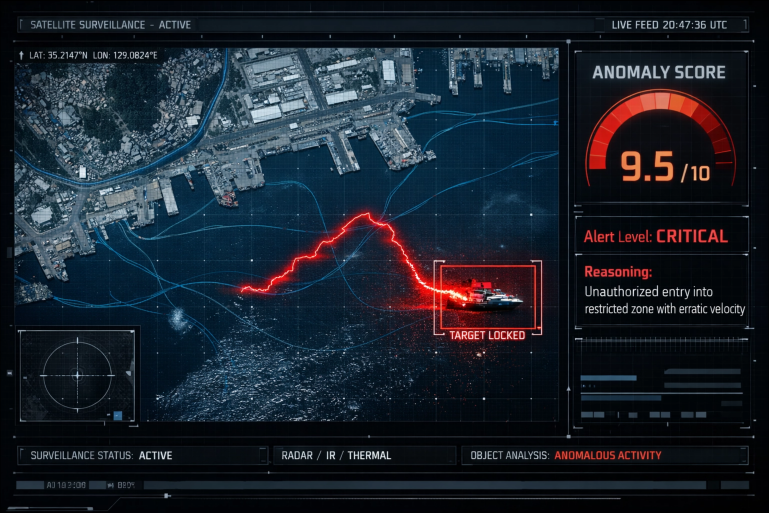
#> input picture anomaly_detection_dashboard.png, 1538 x 1026 px (shown at 1/2 size)
$ python -i preprocessing.py   (imports and definitions only)
#> lines starting #> are read from the running program, lines starting #| are printed output that depends on the picture
#> further down, picture is the input picture: shape (1026, 1538, 3); mean B, G, R 44.2, 34, 26.3
"""
Preprocessing module for SAR and Optical satellite imagery.

Handles:
  - Geography-aware region classification
  - SAR speckle filtering
  - Image normalization & resizing
  - Multi-modal fusion (SAR + Optical)
"""

import numpy as np
import cv2
import os
import logging
from typing import List, Tuple, Dict, Optional

logger = logging.getLogger(__name__)


# ═══════════════════════════════════════════════════════════════════════════
# Data preprocessing — geography classification and image fusion
# ═══════════════════════════════════════════════════════════════════════════

# ── Geography-aware class pools ──────────────────────────────────────────
# Ships only appear when there is water; inland regions never spawn ships.

_MARITIME_KEYWORDS = [
    "spratly", "paracel",
    "open ocean", "mid-ocean", "deep sea",
]
_COASTAL_KEYWORDS = [
    "mumbai", "chennai", "kolkata", "visakhapatnam", "vizag",
    "kochi", "goa", "karachi", "colombo", "dhaka", "chittagong",
    "shanghai", "hong kong", "singapore", "istanbul", "cyprus",
    "hormuz", "aden", "suez", "malacca",
    "coastal", "littoral", "beach", "shore", "delta",
    "gujarat", "canal", "egypt", "uae", "persian", "gulf",
    "sea", "ocean", "strait", "bay", "channel", "harbor",
    "harbour", "port", "island", "andaman", "taiwan", "creek",
    "mediterranean", "mandeb", "red sea", "naval",
]
_MOUNTAIN_KEYWORDS = [
    "ladakh", "siachen", "glacier", "doklam", "sikkim",
    "arunachal", "himalaya", "karakoram", "mountain", "tawang",
]
_LAND_BORDER_KEYWORDS = [
    "dmz", "korea", "donbas", "ukraine", "russia",
    "border", "bihar", "manipur", "bangladesh", "nepal",
    "pakistan", "punjab",
]
_DESERT_KEYWORDS = [
    "rajasthan", "thar", "desert",
]

ALL_CLASS_NAMES = [
    "vehicle", "aircraft", "ship", "armored_vehicle",
    "personnel", "helicopter", "radar_installation", "missile_launcher",
    "uav_drone", "submarine", "artillery", "supply_depot",
    "bunker", "airstrip", "naval_vessel", "tank",
]

# Class pools per region type
# NOTE: "ship" and "naval_vessel" appear ONLY in the maritime pool.
# Coastal regions have predominantly land units with limited naval presence.
_CLASS_POOLS = {
    "land":     ["vehicle", "aircraft", "armored_vehicle", "personnel",
                 "helicopter", "radar_installation", "missile_launcher",
                 "uav_drone", "artillery", "supply_depot", "tank"],
    "coastal":  ["ship", "naval_vessel", "vehicle", "aircraft", "armored_vehicle",
                 "personnel", "helicopter", "radar_installation", "missile_launcher",
                 "uav_drone", "supply_depot", "bunker"],
    "maritime": ["ship", "aircraft", "helicopter",
                 "submarine", "naval_vessel", "uav_drone"],
    "mountainous": ["vehicle", "armored_vehicle", "personnel",
                     "helicopter", "radar_installation", "missile_launcher",
                     "artillery", "bunker", "supply_depot"],
    "desert":   ["vehicle", "aircraft", "armored_vehicle", "personnel",
                 "helicopter", "missile_launcher", "tank",
                 "uav_drone", "artillery", "airstrip"],
}


# [67 lines left out: functions classify_region_type, apply_lee_filter, normalize_image, not called in this run]


def resize_image(image: np.ndarray, target_size: Tuple[int, int]) -> np.ndarray:
    """Resize image to target (width, height)."""
    return cv2.resize(image, target_size, interpolation=cv2.INTER_LINEAR)


def enhance_optical(image: np.ndarray) -> np.ndarray:
    """Enhance optical satellite image for clear object visibility.
    Applies CLAHE contrast enhancement + unsharp mask sharpening."""
    if image is None or image.size == 0:
        return image
    img = image.copy()
    if img.dtype != np.uint8:
        img = np.clip(img, 0, 255).astype(np.uint8)

    # CLAHE on L channel (preserves color, boosts local contrast)
    if len(img.shape) == 3 and img.shape[2] == 3:
        lab = cv2.cvtColor(img, cv2.COLOR_BGR2LAB)
#> lab: shape (1026, 1538, 3); mean of channels 0, 1, 2 35, 128.7, 121.8
        clahe = cv2.createCLAHE(clipLimit=3.0, tileGridSize=(8, 8))
        lab[:, :, 0] = clahe.apply(lab[:, :, 0])
#> lab: shape (1026, 1538, 3); mean of channels 0, 1, 2 61.2, 128.7, 121.8
        img = cv2.cvtColor(lab, cv2.COLOR_LAB2BGR)
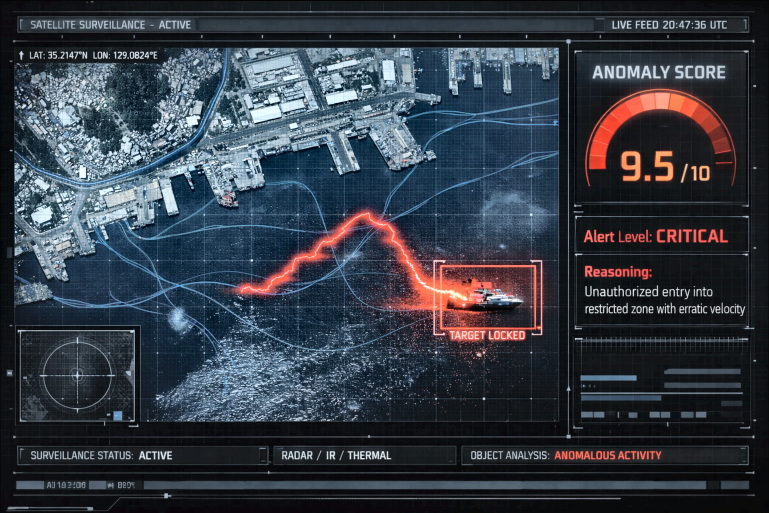
#> img: shape (1026, 1538, 3) (shown at 1/2 size); mean B, G, R 69.1, 59.3, 52.6
    else:
        clahe = cv2.createCLAHE(clipLimit=3.0, tileGridSize=(8, 8))
        img = clahe.apply(img)

    # Unsharp mask: sharpen edges to make objects pop
    blurred = cv2.GaussianBlur(img, (0, 0), sigmaX=2.0)
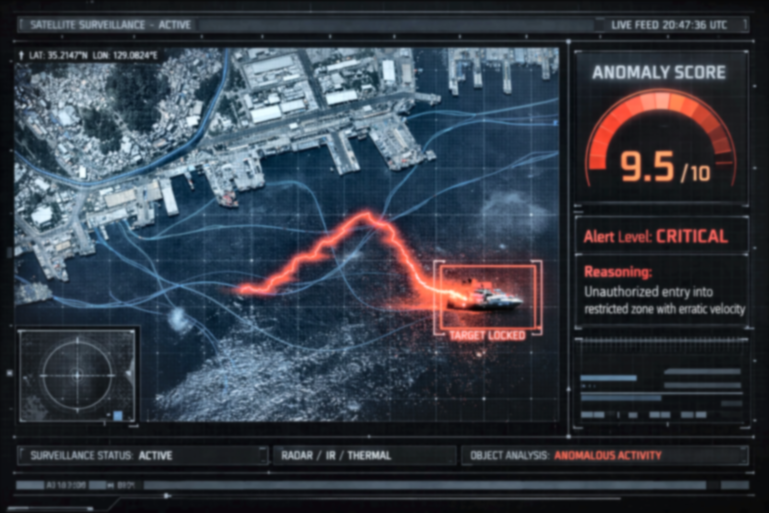
#> blurred: shape (1026, 1538, 3) (shown at 1/2 size); mean B, G, R 69.2, 59.3, 52.6
    img = cv2.addWeighted(img, 1.5, blurred, -0.5, 0)
    return img


# [74 lines left out: functions enhance_sar, fuse_sar_optical, preprocess_frame, not called in this run]

>>> import cv2
>>> picture = cv2.imread('../../anomaly_detection_dashboard.png')
>>> result = enhance_optical(picture)
